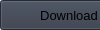
                         <widget class="QWidget" name="page_3">
                          <property name="geometry">
                           <rect>
                            <x>0</x>
                            <y>0</y>
                            <width>100</width>
                            <height>30</height>
                           </rect>
                          </property>
                          <attribute name="label">
                           <string>Configure Utility Rates</string>
                          </attribute>
                          <widget class="QPushButton" name="downloadRateDataButton">
                           <property name="geometry">
                            <rect>
                             <x>0</x>
                             <y>0</y>
                             <width>169</width>
                             <height>30</height>
                            </rect>
                           </property>
                           <property name="minimumSize">
                            <size>
                             <width>150</width>
                             <height>30</height>
                            </size>
                           </property>
                           <property name="font">
                            <font>
                             <family>Segoe UI</family>
                             <pointsize>10</pointsize>
                             <weight>50</weight>
                             <italic>false</italic>
                             <bold>false</bold>
                            </font>
                           </property>
                           <property name="cursor">
                            <cursorShape>PointingHandCursor</cursorShape>
                           </property>
                           <property name="styleSheet">
                            <string notr="true">background-color: rgb(52, 59, 72);</string>
                           </property>
                           <property name="text">
                            <string>Download Data</string>
                           </property>
                           <property name="icon">
                            <iconset resource="../snl-quest-cec-tool-v0.01/resources.qrc">
                             <normaloff>:/icons/images/icons/cil-cloud-download.png</normaloff>:/icons/images/icons/cil-cloud-download.png</iconset>
                           </property>
                          </widget>
                          <widget class="QLabel" name="label_7">
                           <property name="geometry">
                            <rect>
                             <x>0</x>
                             <y>40</y>
                             <width>201</width>
                             <height>21</height>
                            </rect>
                           </property>
                           <property name="text">
                            <string>Search Data For Utility Rates </string>
                           </property>
                          </widget>
                          <widget class="QLineEdit" name="rateSearchInput">
                           <property name="geometry">
                            <rect>
                             <x>0</x>
                             <y>60</y>
                             <width>381</width>
                             <height>30</height>
                            </rect>
                           </property>
                           <property name="minimumSize">
                            <size>
                             <width>0</width>
                             <height>30</height>
                            </size>
                           </property>
                           <property name="styleSheet">
                            <string notr="true">background-color: rgb(33, 37, 43);</string>
                           </property>
                           <property name="text">
                            <string/>
                           </property>
                           <property name="placeholderText">
                            <string>Type here</string>
                           </property>
                          </widget>
                          <widget class="QPushButton" name="rateSearchButton">
                           <property name="geometry">
                            <rect>
                             <x>390</x>
                             <y>60</y>
                             <width>81</width>
                             <height>31</height>
                            </rect>
                           </property>
                           <property name="text">
                            <string>Search</string>
                           </property>
                          </widget>
                          <widget class="QTableWidget" name="rateSearchResultsTable">
                           <property name="geometry">
                            <rect>
                             <x>0</x>
                             <y>100</y>
                             <width>671</width>
                             <height>311</height>
                            </rect>
                           </property>
                           <property name="sortingEnabled">
                            <bool>true</bool>
                           </property>
                          </widget>
                          <widget class="QLabel" name="label_8">
                           <property name="geometry">
                            <rect>
                             <x>0</x>
                             <y>420</y>
                             <width>121</width>
                             <height>21</height>
                            </rect>
                           </property>
                           <property name="text">
                            <string>Selected Utility Rate</string>
                           </property>
                          </widget>
                          <widget class="QLineEdit" name="selectedUtilityRateInput">
                           <property name="geometry">
                            <rect>
                             <x>120</x>
                             <y>420</y>
                             <width>621</width>
                             <height>30</height>
                            </rect>
                           </property>
                           <property name="minimumSize">
                            <size>
                             <width>0</width>
                             <height>30</height>
                            </size>
                           </property>
                           <property name="styleSheet">
                            <string notr="true">background-color: rgb(33, 37, 43);</string>
                           </property>
                           <property name="text">
                            <string/>
                           </property>
                           <property name="placeholderText">
                            <string>Type here</string>
                           </property>
                          </widget>
                          <widget class="QPushButton" name="viewRateSchedule">
                           <property name="geometry">
                            <rect>
                             <x>747</x>
                             <y>420</y>
                             <width>241</width>
                             <height>30</height>
                            </rect>
                           </property>
                           <property name="minimumSize">
                            <size>
                             <width>150</width>
                             <height>30</height>
                            </size>
                           </property>
                           <property name="font">
                            <font>
                             <family>Segoe UI</family>
                             <pointsize>10</pointsize>
                             <weight>50</weight>
                             <italic>false</italic>
                             <bold>false</bold>
                            </font>
                           </property>
                           <property name="cursor">
                            <cursorShape>PointingHandCursor</cursorShape>
                           </property>
                           <property name="styleSheet">
                            <string notr="true">background-color: rgb(52, 59, 72);</string>
                           </property>
                           <property name="text">
                            <string>Plot Selected Rate Schedule</string>
                           </property>
                           <property name="icon">
                            <iconset resource="../snl-quest-cec-tool-v0.01/resources.qrc">
                             <normaloff>:/icons/images/icons/cil-chart-line.png</normaloff>:/icons/images/icons/cil-chart-line.png</iconset>
                           </property>
                          </widget>
                          <widget class="QTableWidget" name="rateInformationTable">
                           <property name="geometry">
                            <rect>
                             <x>680</x>
                             <y>10</y>
                             <width>471</width>
                             <height>391</height>
                            </rect>
                           </property>
                           <property name="sortingEnabled">
                            <bool>true</bool>
                           </property>
                          </widget>
                         </widget>
